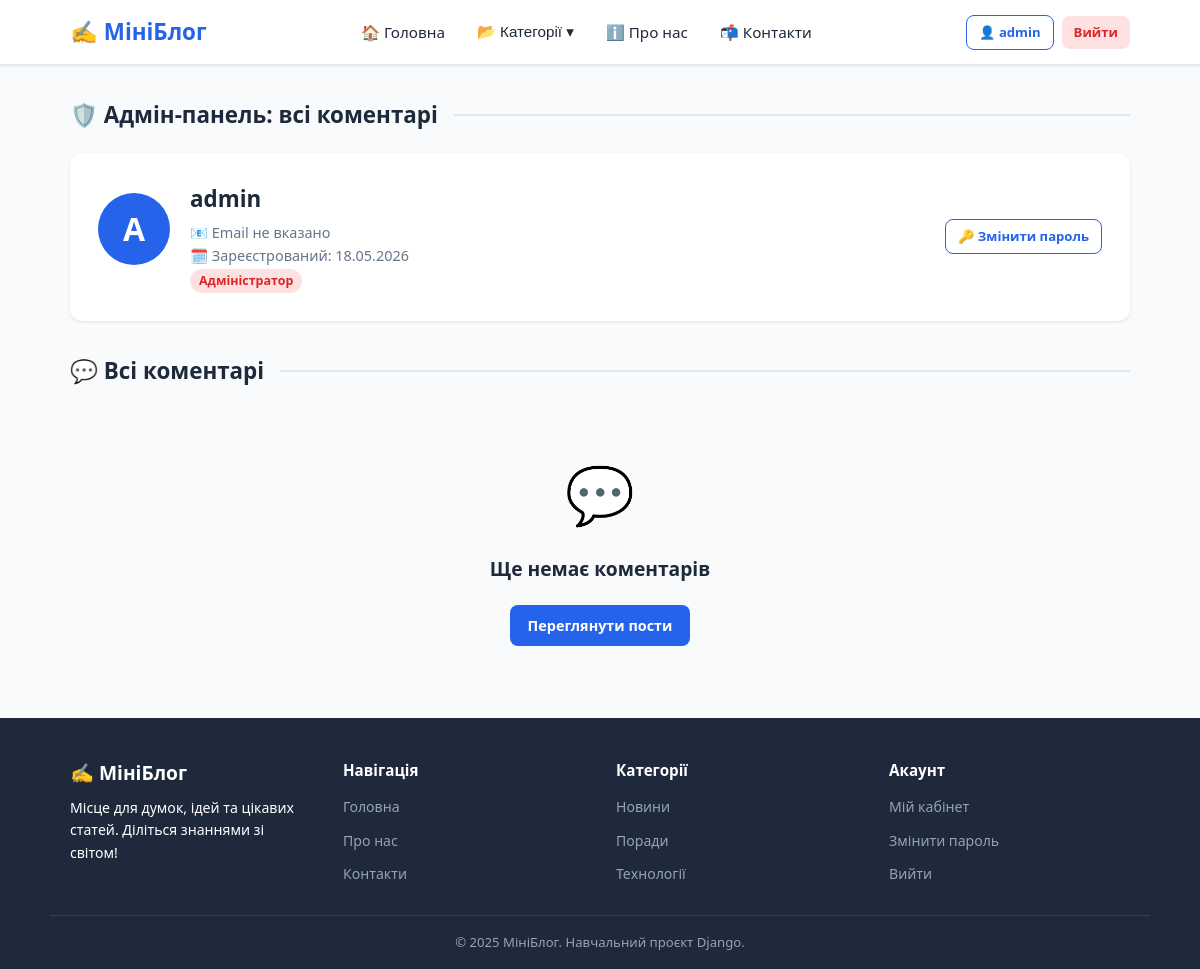
The page /profile/ (signed in) on the database as committed earlier.
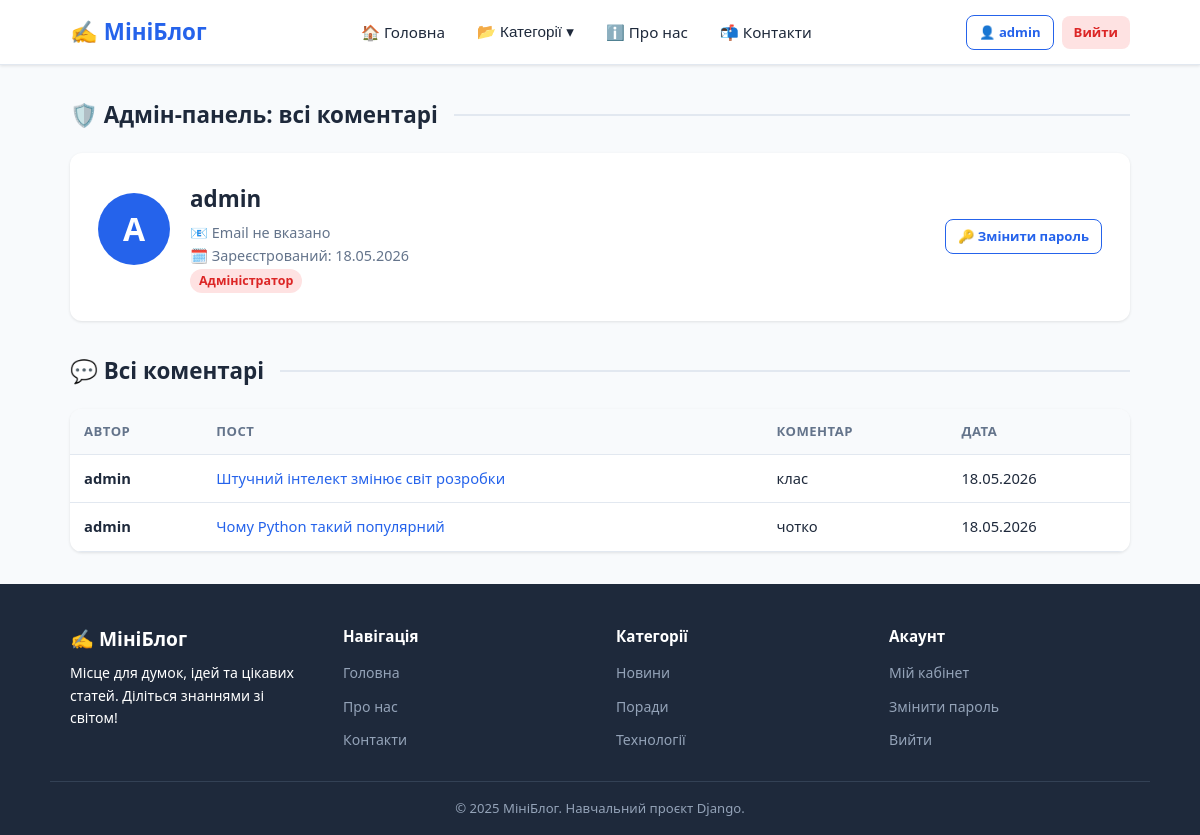
The same page on the database as committed later.
### blog/models.py (models this page shows, shortened)
class Category(models.Model):
    name = models.CharField(max_length=100, verbose_name='Назва категорії')
    slug = models.SlugField(unique=True, verbose_name='URL')
    description = models.TextField(blank=True, verbose_name='Опис')
    created_at = models.DateTimeField(auto_now_add=True, verbose_name='Створено о')
    updated_at = models.DateTimeField(auto_now=True, verbose_name='Оновлено о')
    class Meta:
        verbose_name = 'Категорія'
        verbose_name_plural = 'Категорії'
        ordering = ['name']

class Comment(models.Model):
    post = models.ForeignKey(Post, on_delete=models.CASCADE,
                              related_name='comments', verbose_name='Пост')
    author = models.ForeignKey(User, on_delete=models.CASCADE, verbose_name='Автор')
    content = models.TextField(verbose_name='Текст коментаря')
    created_at = models.DateTimeField(auto_now_add=True, verbose_name='Створено о')
    updated_at = models.DateTimeField(auto_now=True, verbose_name='Оновлено о')
    class Meta:
        verbose_name = 'Коментар'
        verbose_name_plural = 'Коментарі'
        ordering = ['-created_at']

class Post(models.Model):
    title = models.CharField(max_length=200, verbose_name='Заголовок')
    slug = models.SlugField(unique=True, verbose_name='URL')
    content = models.TextField(verbose_name='Зміст')
    image = models.ImageField(upload_to='posts/', blank=True, null=True, verbose_name='Зображення')
    author = models.ForeignKey(User, on_delete=models.CASCADE, verbose_name='Автор')
    category = models.ForeignKey(Category, on_delete=models.SET_NULL, null=True, blank=True,
                                  related_name='posts', verbose_name='Категорія')
    is_published = models.BooleanField(default=True, verbose_name='Опублікований')
    created_at = models.DateTimeField(auto_now_add=True, verbose_name='Створено о')
    updated_at = models.DateTimeField(auto_now=True, verbose_name='Оновлено о')
    class Meta:
        verbose_name = 'Пост'
        verbose_name_plural = 'Пости'
        ordering = ['-created_at']

### blog/views.py (the view)
# urls.py: path('profile/', views.profile_view, name='profile'),
@login_required
def profile_view(request):
    user = request.user
    if user.is_staff:
        comments = Comment.objects.select_related('post', 'author').order_by('-created_at')
        title = 'Адмін-панель: всі коментарі'
    else:
        comments = Comment.objects.filter(author=user).select_related('post').order_by('-created_at')
        title = 'Мій кабінет'
    user_ratings = Rating.objects.filter(user=user).select_related('post')
    context = {
        'title': title,
        'comments': comments,
        'user_ratings': user_ratings,
        'categories': Category.objects.all(),
    }
    return render(request, 'blog/auth/profile.html', context)

### blog/templates/blog/auth/profile.html (shortened to what this page needs)
{% extends 'blog/base.html' %}
{% block content %}
<h1 class="section-title">
    {% if user.is_staff %}🛡️{% else %}👤{% endif %} {{ title }}
</h1>
<div class="profile-card" style="display:flex;align-items:center;gap:20px;flex-wrap:wrap;">
    <div class="profile-avatar">{{ user.username|first|upper }}</div>
    <div>
        <h2>{{ user.username }}</h2>
        <p class="profile-card__meta">
            📧 {{ user.email|default:"Email не вказано" }}<br>
            🗓️ Зареєстрований: {{ user.date_joined|date:"d.m.Y" }}
        </p>
        {% if user.is_staff %}
            <span class="badge badge-admin">Адміністратор</span>
        {% else %}
            <span class="badge badge-user">Користувач</span>
        {% endif %}
    </div>
    <div style="margin-left:auto;display:flex;gap:10px;flex-wrap:wrap;">
        <a href="{% url 'change_password' %}" class="btn btn-outline btn-sm">🔑 Змінити пароль</a>
    </div>
</div>
<h2 class="section-title" style="margin-top:32px;">
    💬 {% if user.is_staff %}Всі коментарі{% else %}Мої коментарі{% endif %}
</h2>
{% if comments %}
    <div style="background:var(--white);border-radius:12px;box-shadow:var(--shadow);overflow:hidden;">
        <table class="table">
            <thead>
                <tr>
                    {% if user.is_staff %}<th>Автор</th>{% endif %}
                    <th>Пост</th>
                    <th>Коментар</th>
                    <th>Дата</th>
                </tr>
            </thead>
            <tbody>
                {% for comment in comments %}
                    <tr>
                        {% if user.is_staff %}
                            <td><strong>{{ comment.author.username }}</strong></td>
                        {% endif %}
                        <td>
                            <a href="{% url 'post_detail' comment.post.slug %}">
                                {{ comment.post.title|truncatechars:40 }}
                            </a>
                        </td>
                        <td>{{ comment.content|truncatechars:60 }}</td>
                        <td style="white-space:nowrap;">{{ comment.created_at|date:"d.m.Y" }}</td>
                    </tr>
                {% endfor %}
            </tbody>
        </table>
    </div>
{% else %}
    <div class="empty-state" style="padding:40px;">
        <div class="empty-state__icon">💬</div>
        <h3>Ще немає коментарів</h3>
        <a href="{% url 'home' %}" class="btn btn-primary" style="margin-top:12px;">Переглянути пости</a>
    </div>
{% endif %}
{% endblock %}

### blog/templates/blog/base.html (shortened to what this page needs)
{% load static %}
<!DOCTYPE html>
<html lang="uk">
<head>
    <link rel="stylesheet" href="{% static 'blog/css/style.css' %}">
</head>
<body>
<header class="header">
    <div class="header__inner">
        <a href="{% url 'home' %}" class="header__logo">
            ✍️ МініБлог
        </a>
        <nav class="nav">
            <a href="{% url 'home' %}" class="nav__link">🏠 Головна</a>
            <div class="nav__dropdown">
                <button class="nav__dropdown-btn">
                    📂 Категорії ▾
                </button>
            </div>
            <a href="{% url 'about' %}" class="nav__link">ℹ️ Про нас</a>
            <a href="{% url 'contacts' %}" class="nav__link">📬 Контакти</a>
        </nav>
        <div class="header__auth">
            {% if user.is_authenticated %}
                <a href="{% url 'profile' %}" class="btn btn-outline btn-sm">👤 {{ user.username }}</a>
                <a href="{% url 'logout' %}" class="btn btn-sm" style="background:#fee2e2;color:#dc2626;">Вийти</a>
            {% else %}
                <a href="{% url 'login' %}" class="btn btn-outline btn-sm">Увійти</a>
                <a href="{% url 'register' %}" class="btn btn-primary btn-sm">Реєстрація</a>
            {% endif %}
        </div>
    </div>
</header>
<main class="main">
    {% block content %}{% endblock %}
</main>
<footer class="footer">
    <div class="footer__inner">
        <div class="footer__brand">
            <h3>✍️ МініБлог</h3>
            <p>Місце для думок, ідей та цікавих статей. Діліться знаннями зі світом!</p>
        </div>
        <div>
            <p class="footer__title">Навігація</p>
            <ul class="footer__links">
                <li><a href="{% url 'home' %}">Головна</a></li>
                <li><a href="{% url 'about' %}">Про нас</a></li>
                <li><a href="{% url 'contacts' %}">Контакти</a></li>
            </ul>
        </div>
        <div>
            <p class="footer__title">Категорії</p>
            <ul class="footer__links">
                {% for cat in categories %}
                    <li><a href="{% url 'category_detail' cat.slug %}">{{ cat.name }}</a></li>
                {% empty %}
                    <li><span>Поки немає</span></li>
                {% endfor %}
            </ul>
        </div>
        <div>
            <p class="footer__title">Акаунт</p>
            <ul class="footer__links">
                {% if user.is_authenticated %}
                    <li><a href="{% url 'profile' %}">Мій кабінет</a></li>
                    <li><a href="{% url 'change_password' %}">Змінити пароль</a></li>
                    <li><a href="{% url 'logout' %}">Вийти</a></li>
                {% else %}
                    <li><a href="{% url 'login' %}">Увійти</a></li>
                    <li><a href="{% url 'register' %}">Реєстрація</a></li>
                {% endif %}
            </ul>
        </div>
    </div>
    <div class="footer__bottom">
        <p>© 2025 МініБлог. Навчальний проєкт Django.</p>
    </div>
</footer>
</body>
</html>

Rows that differ between the two databases and show on the page:
added Comment: author.username "admin", post "Штучний інтелект змінює світ розробки", content "клас", created_at "18.05.2026"
added Comment: author.username "admin", post "Чому Python такий популярний", content "чотко", created_at "18.05.2026"
Other text that changed with them:
text no longer shown: "💬 Ще немає коментарів Переглянути пости"
text now shown: "АВТОР ПОСТ КОМЕНТАР ДАТА"
